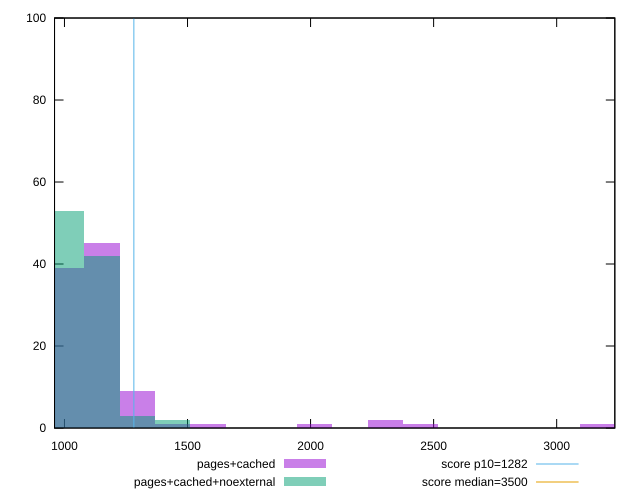

The script that saved this image:
reset

$pagesCached <<EOF
1151.7574504749107 45
1295.7271317842744 9
1007.7877691655468 39
3167.3329888060043 1
2447.484582259185 1
2303.5149009498214 2
2015.5755383310936 1
1583.6664944030022 1
1439.6968130936384 1
EOF

$pagesCachedNoexternal <<EOF
1007.7877691655468 53
1151.7574504749107 42
1295.7271317842744 3
1439.6968130936384 2
EOF

set key outside below
set boxwidth 143.96968130936384
set xrange [959.6440000000007:3236.2599999999984]
set yrange [0:100]
set trange [0:100]
set style fill transparent solid 0.5 noborder

set parametric
set terminal svg size 640, 500 enhanced background rgb 'white'
set output "reprap/bootup-time/comparison/histogram/1_vs_2.svg"

plot $pagesCached title "pages+cached" with boxes, \
     $pagesCachedNoexternal title "pages+cached+noexternal" with boxes, \
     1282,t title "score p10=1282", \
     3500,t title "score median=3500"

reset
